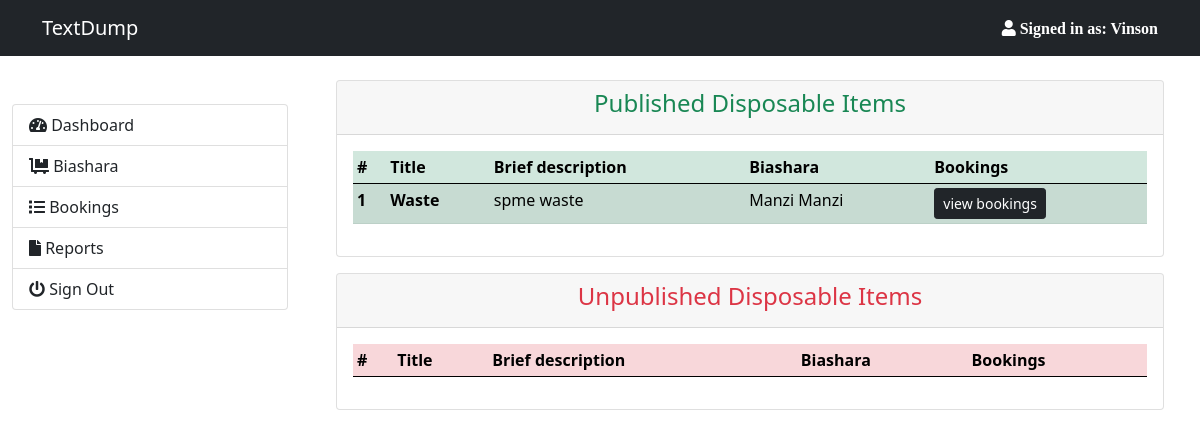
The app's page /bookings (signed in) with its own data.
### models/disposable.py (models this page shows, shortened)
class Disposable(db.Model):
    id = db.Column(db.Integer, primary_key=True, nullable=False)
    title = db.Column(db.String(250), nullable=False)
    brief_description = db.Column(db.String(255), nullable=False)
    details = db.Column(db.Text, nullable=False)
    biashara_id = db.Column(db.Integer, db.ForeignKey("biashara.id"))
    user_id = db.Column(db.Integer,db.ForeignKey("users.id"))
    is_published = db.Column(db.Boolean, default=True)
    created = db.Column(db.DateTime(timezone=True), server_default=func.now())
    updated_ = db.Column(db.DateTime(timezone=True), onupdate=func.now())
    bookings = db.relationship("DisposableBooking", cascade="all, delete, delete-orphan")
    @classmethod
    def all(cls):
        return cls.query.all()
    @classmethod
    def user_published(cls, user_id):
        r = cls.query.filter_by(is_published=True, user_id=user_id)
        return r
    @classmethod
    def user_not_published(cls, user_id:int):
        r = cls.query.filter_by(is_published=False,user_id=user_id).all()
        return r

### models/biashara.py (models this page shows, shortened)
class Biashara(db.Model):
    __tablename__ = "biashara"
    id = db.Column(db.Integer, primary_key=True, nullable=False)
    thumbnail = db.Column(db.String(255), nullable=True)
    name = db.Column(db.String(80), nullable=False)
    description = db.Column(db.String(255), nullable=False)
    contact_email = db.Column(db.String(255), nullable=False)
    contact_number = db.Column(db.String(255), nullable=False)
    user_id = db.Column(db.Integer, db.ForeignKey("users.id"))
    created = db.Column(db.DateTime(timezone=True), server_default=func.now())
    updated_ = db.Column(db.DateTime(timezone=True), onupdate=func.now())
    disposables = db.relationship("Disposable", backref="biashara", cascade="all, delete, delete-orphan")
    @classmethod
    def all(cls):
        return cls.query.all()

### main.py (the view)
@app.route("/bookings", methods=["GET", "POST"])
def bookings():
    if session:
        logged_in = session['logged_in']
        first_name = session['first_name']
        user_id = session['user_id']
        if request.method == "GET":
            unpublished = Disposable.user_not_published(user_id=user_id)
            published = Disposable.user_published(user_id=user_id)
            return render_template("backend/bookings.html", unpublished=unpublished, published=published,
                                    logged_in=logged_in, first_name=first_name)
    else:
        flash("session expired", "danger")
        return redirect(url_for("login"))

### main.py (called while the page is built)
@app.context_processor
def utility_processor():
    def disposable_bookings(disposableId: int):
        records = DisposableBooking.fetch_by_disposable_id(id=disposableId)
        return records
    return dict(disposable_bookings=disposable_bookings)

### models/disposable_booking.py (called while the page is built)
    @classmethod
    def fetch_by_disposable_id(cls, id):
        r = cls.query.filter_by(disposable_id=id).all()
        return r

### templates/backend/bookings.html (shortened to what this page needs)
{% extends 'base2.html' %}
{% block css %}
    <link rel="stylesheet" href="https://cdn.datatables.net/1.10.20/css/jquery.dataTables.min.css">
    <link rel="stylesheet" href="https://cdn.datatables.net/buttons/1.6.0/css/buttons.dataTables.min.css">
{% endblock css %}
{% block content %}
    <div class="container">
        <div class="row">
            <div class="col">
                <div class="card">
                    <div class="card-header text-center">
                      <h4 class="text-bold text-success">Published Disposable Items</h4>
                    </div>
                    <div class="card-body">
                        <table id="published" class="table table-sm table-success table-striped">
                            <thead>
                                <tr>
                                    <th scope="col">#</th>
                                    <th scope="col">Title</th>
                                    <th scope="col">Brief description</th>
                                    <th scope="col">Biashara</th>
                                    <th scope="col">Bookings</th>
                                </tr>
                            </thead>
                            <tbody>
                            {% for each in published %}
                                <tr>
                                  <th scope="row">{{ each.id }}</th>
                                  <th scope="row">{{ each.title }}</th>
                                  <td scope="row">{{ each.brief_description }}</td>
                                  <td scope="row">{{ each.biashara.name }}</td>
                                  <td scope="row">
                                    <button type="button" class="btn btn-sm btn-dark btn-primary" data-bs-toggle="modal" data-bs-target="#exampleModal{{ each.id }}">
                                        view bookings
                                    </button>
                                  </td>
                                </tr>
                            {% endfor %}
                            </tbody>
                          </table>
                    </div>
                </div>
            </div>
        </div>
        <div class="row mt-3">
            <div class="col">
                <div class="card">
                    <div class="card-header text-center">
                      <h4 class="text-bold text-danger">Unpublished Disposable Items</h4>
                    </div>
                    <div class="card-body">
                        <table id="unpublished" class="table table-sm table-danger table-striped">
                            <thead>
                              <tr>
                                <th scope="col">#</th>
                                <th scope="col">Title</th>
                                <th scope="col">Brief description</th>
                                <th scope="col">Biashara</th>
                                <th scope="col">Bookings</th>
                              </tr>
                            </thead>
                          </table>
                    </div>
                </div>
            </div>
        </div>
    </div>
{% endblock content %}

### records on screen
Disposable: id "1", title "Waste", brief_description "spme waste", biashara.name "Manzi Manzi"

### other values on screen
{{ first_name }} "Vinson"
